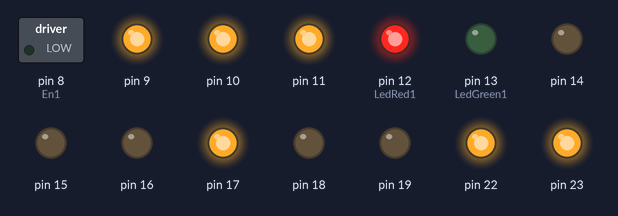
This sketch was run on a simulated Arduino Uno, built with avr-gcc and run on an emulated ATmega328P. Shown: switched loads named in the sketch (green lamp = pin HIGH), output pins drawn as LEDs (lit = HIGH).

Above: at 0.1 s.
At 0.6 s:
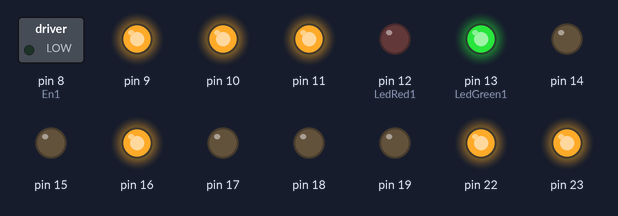
Timing chart, 0 to 2.1 s (numbered marks = the images above):
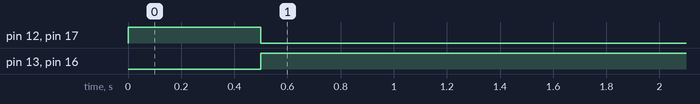

The sketch:

Parameter.ino
```cpp
//LED: PB4/PB5/PC2/PC3
#define Set_Bit(val, bitn)    (val |=(1<<(bitn)))
#define Clr_Bit(val, bitn)     (val&=~(1<<(bitn)))
#define Get_Bit(val, bitn)    (val &(1<<(bitn)) )
//MS PD2/3/4
//SETP PD6,PWM接口
//DIR PD5
//EN PB0
//LIMIT PB1
#define DEV_ID 0x01

#define LedRed1 Set_Bit(PORTB,4);Set_Bit(PORTC,3)
#define LedRed0 Clr_Bit(PORTB,4);Clr_Bit(PORTC,3)
#define LedGreen1 Set_Bit(PORTB,5);Set_Bit(PORTC,2)
#define LedGreen0 Clr_Bit(PORTB,5);Clr_Bit(PORTC,2)

#define Limit (PINB & 0x02) == 0x02
#define En1 Set_Bit(PORTB,0)
#define En0 Clr_Bit(PORTB,0)
#define P1 Set_Bit(PORTD,6)
#define P0 Clr_Bit(PORTD,6)
#define D1 Set_Bit(PORTD,5)
#define D0 Clr_Bit(PORTD,5)
#define MS1_1 Set_Bit(PORTD,2)
#define MS1_0 Clr_Bit(PORTD,2)
#define MS2_1 Set_Bit(PORTD,3)
#define MS2_0 Clr_Bit(PORTD,3)
#define MS3_1 Set_Bit(PORTD,4)
#define MS3_0 Clr_Bit(PORTD,4)

#define Set 1
#define Reset 0

int Buff[10];
int Dir,Speed,Distance;


void setup()
{
  DDRC = 0xff;//c端口初始化为输出
  DDRB = 0xff;
  PORTB = 0xff;//b端口初始化为高电平
  LedGreen0;
  LedRed1;
  En0;//驱动使能
  MS1_1;
  MS2_1;
  MS3_1;//
  Serial.begin(4800);
}

void Run(int DIR,int SPEED,int DISTANCE)//方向 速度 距离
{
  unsigned int STEP;
  STEP = DISTANCE*3200*5;
  if(DIR == Reset)
  {D1;}
  else if(DIR == Set)
  {D0;}
  while(STEP--)
  {
    LedGreen0;
    LedRed1;
    P1;
    delayMicroseconds(70-(SPEED*5));//频率越大速度越大
    P0;
    delayMicroseconds(70-(SPEED*5));
  }
  LedGreen1;
  LedRed0;
}
void Motor_Reset()
{
    while(Limit)
    {
      Run(Reset,5,1);
     }
}
void loop()
{
	static int aa = 0,i = 0;
	int Rec,Val;

	while(Serial.available())
	{
		Rec = Serial.read();
		if(Rec == 0xaa)//接收第一个字节 起始位
			aa=0x80;
		if(aa==0x80)
			Buff[i++]=Rec;
		if((i==6)&&(Buff[5]==0xff))//校验终止位
		{
			i=0;
			aa=0;
			Val = Buff[1]+Buff[2]+Buff[3];
			if(Val == Buff[4])
			{
				Dir = Buff[1];
				Speed = Buff[2];
				Distance = Buff[3];
			}
		}
	}
	delay(500);

	Run(Dir,Speed,Distance);

	Dir = 0;
	Speed = 0;
	Distance = 0;

}
```

Measured:
- by itself, pin 12 (LedRed1), pin 17: HIGH → LOW at 0.50 s
- by itself, pin 13 (LedGreen1), pin 16: LOW → HIGH at 0.50 s
